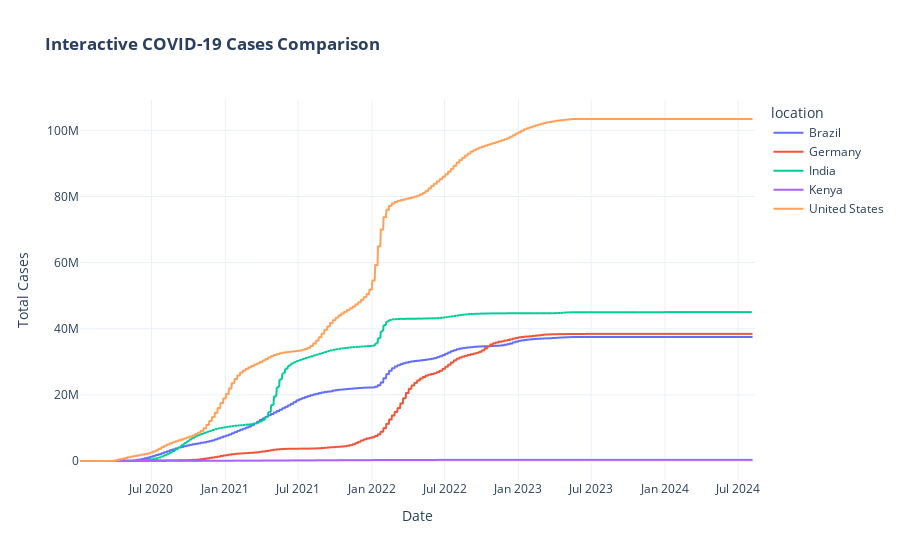

The code cell stored with this chart in its notebook:
### Code cell
# %%
# Cell 7: Interactive visualization with Plotly
fig = px.line(df_filtered, 
             x='date', 
             y='total_cases', 
             color='location',
             title='<b>Interactive COVID-19 Cases Comparison</b>',
             labels={'total_cases': 'Total Cases', 'date': 'Date'},
             template='plotly_white')

fig.update_layout(font=dict(size=12),
                 hovermode='x unified')
fig.show()

### Figure 1 — Plotly figure (JSON) as saved in the notebook; plotly's stock layout.template omitted (floating-point values rounded to 4 significant figures; data arrays with more than 128 entries replaced by an {"elided": "..."} marker saying what was removed)
{"data": [{"hovertemplate": "location=Brazil<br>Date=%{x}<br>Total Cases=%{y}<extra></extra>", "legendgroup": "Brazil", "line": {"color": "#636efa", "dash": "solid"}, "marker": {"symbol": "circle"}, "mode": "lines", "name": "Brazil", "showlegend": true, "type": "scattergl", "x": {"elided": "1674 str values"}, "xaxis": "x", "y": {"elided": "1674 float values"}, "yaxis": "y"}, {"hovertemplate": "location=Germany<br>Date=%{x}<br>Total Cases=%{y}<extra></extra>", "legendgroup": "Germany", "line": {"color": "#EF553B", "dash": "solid"}, "marker": {"symbol": "circle"}, "mode": "lines", "name": "Germany", "showlegend": true, "type": "scattergl", "x": {"elided": "1674 str values"}, "xaxis": "x", "y": {"elided": "1674 float values"}, "yaxis": "y"}, {"hovertemplate": "location=India<br>Date=%{x}<br>Total Cases=%{y}<extra></extra>", "legendgroup": "India", "line": {"color": "#00cc96", "dash": "solid"}, "marker": {"symbol": "circle"}, "mode": "lines", "name": "India", "showlegend": true, "type": "scattergl", "x": {"elided": "1682 str values"}, "xaxis": "x", "y": {"elided": "1682 float values"}, "yaxis": "y"}, {"hovertemplate": "location=Kenya<br>Date=%{x}<br>Total Cases=%{y}<extra></extra>", "legendgroup": "Kenya", "line": {"color": "#ab63fa", "dash": "solid"}, "marker": {"symbol": "circle"}, "mode": "lines", "name": "Kenya", "showlegend": true, "type": "scattergl", "x": {"elided": "1674 str values"}, "xaxis": "x", "y": {"elided": "1674 float values"}, "yaxis": "y"}, {"hovertemplate": "location=United States<br>Date=%{x}<br>Total Cases=%{y}<extra></extra>", "legendgroup": "United States", "line": {"color": "#FFA15A", "dash": "solid"}, "marker": {"symbol": "circle"}, "mode": "lines", "name": "United States", "showlegend": true, "type": "scattergl", "x": {"elided": "1674 str values"}, "xaxis": "x", "y": {"elided": "1674 float values"}, "yaxis": "y"}], "layout": {"font": {"size": 12}, "hovermode": "x unified", "legend": {"title": {"text": "location"}, "tracegroupgap": 0}, "title": {"text": "<b>Interactive COVID-19 Cases Comparison</b>"}, "xaxis": {"anchor": "y", "domain": [0, 1], "title": {"text": "Date"}}, "yaxis": {"anchor": "x", "domain": [0, 1], "title": {"text": "Total Cases"}}}}
